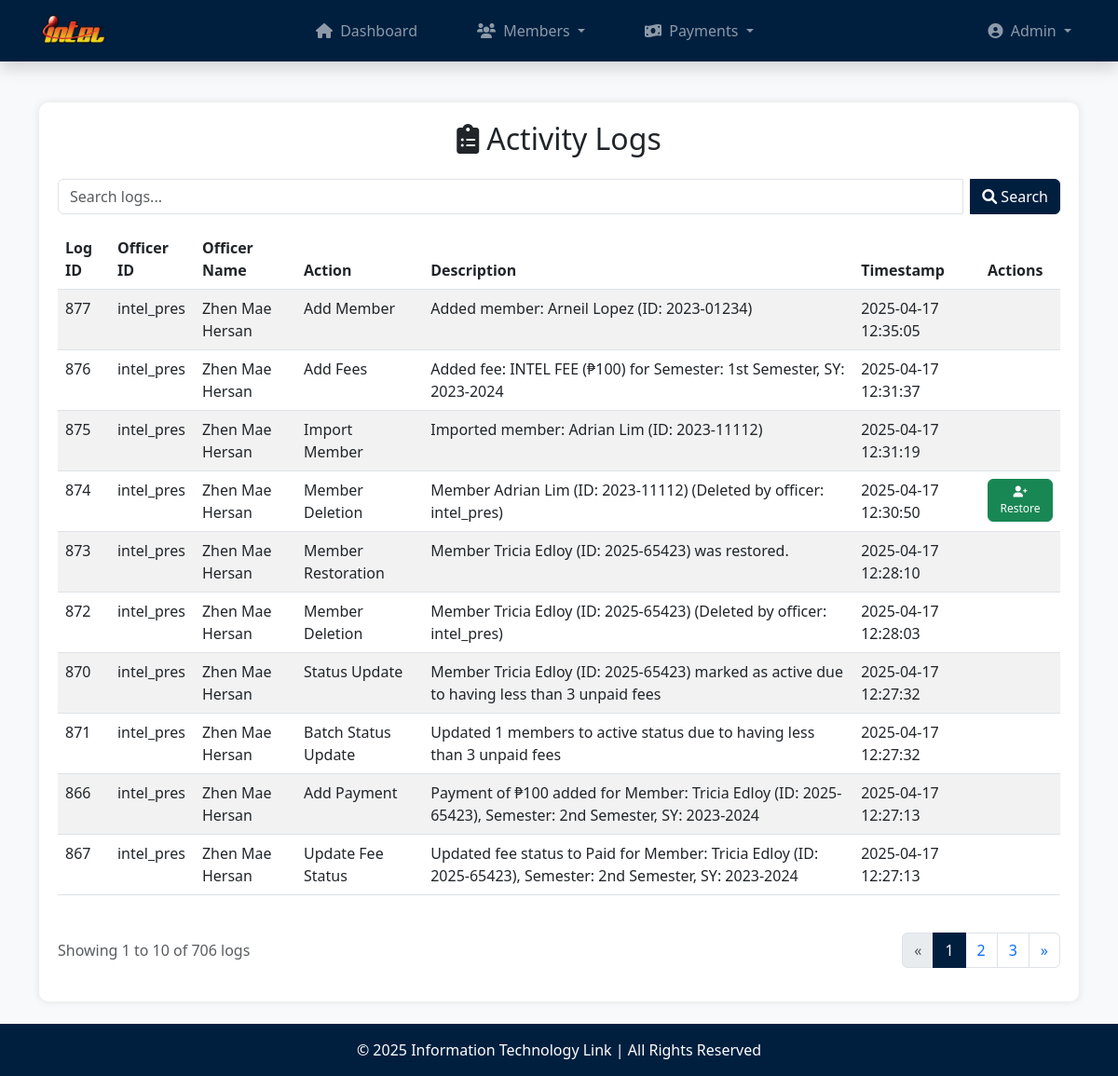
The app's page /activity_log.php (signed in) with its own data.
### tables this page shows
CREATE TABLE `activity_logs` (
  `log_id` int(11) NOT NULL,
  `officer_id` varchar(50) NOT NULL,
  `action` varchar(100) NOT NULL,
  `description` text DEFAULT NULL,
  `date` timestamp NOT NULL DEFAULT current_timestamp()
);

### activity_log.php (the view, shortened to what this page needs)
<?php
    require_once('database.php');
    $logs_per_page = 10;
    $page = isset($_GET['page']) ? (int)$_GET['page'] : 1;
    $offset = ($page - 1) * $logs_per_page;
    $search_query = isset($_GET['search']) ? trim($_GET['search']) : "";
    $search_sql = "";
    $query = "SELECT al.*, CONCAT(m.first_name, ' ', m.last_name) AS officer_name,
        CASE WHEN al.action = 'Member Deletion' THEN (
            SELECT member_data FROM deleted_members
            WHERE description IN (al.description, SUBSTRING_INDEX(al.description, ' (Deleted by', 1)) LIMIT 1
        ) ELSE NULL END AS member_data,
        CASE WHEN al.action = 'Member Deletion' THEN (
            SELECT fees_data FROM deleted_members
            WHERE description IN (al.description, SUBSTRING_INDEX(al.description, ' (Deleted by', 1)) LIMIT 1
        ) ELSE NULL END AS fees_data,
        CASE WHEN al.action = 'Member Deletion' THEN (
            SELECT payments_data FROM deleted_members
            WHERE description IN (al.description, SUBSTRING_INDEX(al.description, ' (Deleted by', 1)) LIMIT 1
        ) ELSE NULL END AS payments_data,
        CASE WHEN al.action = 'Member Deletion' THEN (
            SELECT receipts_data FROM deleted_members
            WHERE description IN (al.description, SUBSTRING_INDEX(al.description, ' (Deleted by', 1)) LIMIT 1
        ) ELSE NULL END AS receipts_data
        FROM activity_logs al
        LEFT JOIN officers o ON al.officer_id = o.officer_id
        LEFT JOIN members m ON o.member_id = m.member_id
        $search_sql
        ORDER BY al.date DESC
        LIMIT ?, ?";
    $stmt = $conn->prepare($query);
    if (!empty($search_query)) {
        $search_param = "%" . $search_query . "%";
        $stmt->bind_param("ssssii", $search_param, $search_param, $search_param, $search_param, $offset, $logs_per_page);
    } else {
        $stmt->bind_param("ii", $offset, $logs_per_page);
    }
    $stmt->execute();
    $result = $stmt->get_result();
    $count_query = "SELECT COUNT(*) AS count FROM activity_logs al
    LEFT JOIN officers o ON al.officer_id = o.officer_id
    LEFT JOIN members m ON o.member_id = m.member_id
    $search_sql";
    $total_logs_stmt = $conn->prepare($count_query);
    $total_logs_stmt->execute();
    $total_logs = $total_logs_stmt->get_result()->fetch_assoc()['count'];
    $total_pages = ceil($total_logs / $logs_per_page);
    $display_start = $offset + 1;
    $display_end = min($offset + $logs_per_page, $total_logs);
?>
<!DOCTYPE html>
<html lang="en">
<head>
    <link rel="stylesheet" href="https://cdn.jsdelivr.net/npm/bootstrap@5.3.0-alpha1/dist/css/bootstrap.min.css">
    <link rel="stylesheet" href="https://cdnjs.cloudflare.com/ajax/libs/font-awesome/6.0.0/css/all.min.css">
</head>
<body>
    <?php include('navbar.php'); ?>
    <main class="container my-4">
        <div class="table-container">
            <h2 class="text-center mb-4"><i class="fas fa-clipboard-list me-2"></i>Activity Logs</h2>
            <form method="GET" action="" class="mb-3">
                <div class="input-group">
                    <input type="text" class="form-control me-2" id="searchBar" name="search" placeholder="Search logs..." value="<?php echo htmlspecialchars($search_query); ?>">
                    <button type="submit" class="btn btn-navy"><i class="fas fa-search"></i> Search</button>
                </div>
            </form>
            <div class="table-responsive">
                <table class="table table-striped">
                    <thead>
                        <tr>
                            <th>Log ID</th>
                            <th>Officer ID</th>
                            <th>Officer Name</th>
                            <th>Action</th>
                            <th>Description</th>
                            <th>Timestamp</th>
                            <th>Actions</th>
                        </tr>
                    </thead>
                    <tbody id="logsTableBody">
                        <?php while ($log = $result->fetch_assoc()): ?>
                            <tr>
                                <td><?php echo htmlspecialchars($log['log_id']); ?></td>
                                <td><?php echo htmlspecialchars($log['officer_id']); ?></td>
                                <td><?php echo htmlspecialchars($log['officer_name'] ?? 'Unknown'); ?></td>
                                <td><?php echo htmlspecialchars($log['action']); ?></td>
                                <td><?php echo htmlspecialchars($log['description']); ?></td>
                                <td><?php echo htmlspecialchars($log['date']); ?></td>
                                <td>
                                    <?php if ($log['action'] == 'Member Deletion' && !empty($log['member_data'])): ?>
                                        <form method="POST" action="" onsubmit="return confirm('Are you sure you want to restore this member?');">
                                            <button type="submit" name="restore_member" class="btn btn-success btn-restore">
                                                <i class="fas fa-user-plus"></i> Restore
                                            </button>
                                        </form>
                                    <?php endif; ?>
                                </td>
                            </tr>
                        <?php endwhile; ?>
                    </tbody>
                </table>
            </div>
            <?php if ($total_pages > 1): ?>
                <div class="d-flex justify-content-between align-items-center mt-4">
                    <div>
                        <p class="text-muted">
                            Showing <?php echo $display_start; ?> to <?php echo $display_end; ?> of <?php echo $total_logs; ?> logs
                        </p>
                    </div>
                    <nav aria-label="Page navigation">
                        <ul class="pagination">
                            <li class="page-item <?php echo ($page <= 1) ? 'disabled' : ''; ?>">
                                <a class="page-link" href="?page=<?php echo $page - 1; ?><?php echo !empty($search_query) ? '&search='.urlencode($search_query) : ''; ?>" aria-label="Previous">
                                    <span aria-hidden="true">&laquo;</span>
                                </a>
                            </li>
                            <?php for ($i = max(1, $page - 2); $i <= min($page + 2, $total_pages); $i++): ?>
                                <li class="page-item <?php echo ($page == $i) ? 'active' : ''; ?>">
                                    <a class="page-link" href="?page=<?php echo $i; ?><?php echo !empty($search_query) ? '&search='.urlencode($search_query) : ''; ?>"><?php echo $i; ?></a>
                                </li>
                            <?php endfor; ?>
                            <li class="page-item <?php echo ($page >= $total_pages) ? 'disabled' : ''; ?>">
                                <a class="page-link" href="?page=<?php echo $page + 1; ?><?php echo !empty($search_query) ? '&search='.urlencode($search_query) : ''; ?>" aria-label="Next">
                                    <span aria-hidden="true">&raquo;</span>
                                </a>
                            </li>
                        </ul>
                    </nav>
                </div>
            <?php endif; ?>
        </div>
    </main>
    <?php include('footer.php'); ?>
</body>
</html>

### activity_log.php (style rules this page uses)
body { background-color: #f8f9fa; display: flex; flex-direction: column; min-height: 100vh; }
main { flex: 1; }
.btn-navy { background-color: #001f3f !important; border-color: #001f3f !important; color: #fff !important; }
.table-container { background-color: #ffffff; border-radius: 10px; box-shadow: 0 0 10px rgba(0,0,0,0.1); padding: 20px; margin-top: 20px; }
.pagination .page-item.active .page-link { background-color: #001f3f; border-color: #001f3f; }
.btn-restore { padding: 0.25rem 0.5rem; font-size: 0.75rem; }

### records on screen
activity_logs: log_id "877", officer "intel_pres", officer_name "Zhen Mae Hersan", action "Add Member", description "Added member: Arneil Lopez (ID: 2023-01234)", date "2025-04-17 12:35:05"
activity_logs: log_id "876", officer "intel_pres", officer_name "Zhen Mae Hersan", action "Add Fees", description "Added fee: INTEL FEE (₱100) for Semester: 1st Semester, SY: 2023-2024", date "2025-04-17 12:31:37"
activity_logs: log_id "875", officer "intel_pres", officer_name "Zhen Mae Hersan", action "Import Member", description "Imported member: Adrian Lim (ID: 2023-11112)", date "2025-04-17 12:31:19"
activity_logs: log_id "874", officer "intel_pres", officer_name "Zhen Mae Hersan", action "Member Deletion", description "Member Adrian Lim (ID: 2023-11112) (Deleted by officer: intel_pres)", date "2025-04-17 12:30:50"
activity_logs: log_id "873", officer "intel_pres", officer_name "Zhen Mae Hersan", action "Member Restoration", description "Member Tricia Edloy (ID: 2025-65423) was restored.", date "2025-04-17 12:28:10"
activity_logs: log_id "872", officer "intel_pres", officer_name "Zhen Mae Hersan", action "Member Deletion", description "Member Tricia Edloy (ID: 2025-65423) (Deleted by officer: intel_pres)", date "2025-04-17 12:28:03"
activity_logs: log_id "870", officer "intel_pres", officer_name "Zhen Mae Hersan", action "Status Update", description "Member Tricia Edloy (ID: 2025-65423) marked as active due to having less than 3 unpaid fees", date "2025-04-17 12:27:32"
activity_logs: log_id "871", officer "intel_pres", officer_name "Zhen Mae Hersan", action "Batch Status Update", description "Updated 1 members to active status due to having less than 3 unpaid fees", date "2025-04-17 12:27:32"
activity_logs: log_id "866", officer "intel_pres", officer_name "Zhen Mae Hersan", action "Add Payment", description "Payment of ₱100 added for Member: Tricia Edloy (ID: 2025-65423), Semester: 2nd Semester, SY: 2023-2024", date "2025-04-17 12:27:13"
activity_logs: log_id "867", officer "intel_pres", officer_name "Zhen Mae Hersan", action "Update Fee Status", description "Updated fee status to Paid for Member: Tricia Edloy (ID: 2025-65423), Semester: 2nd Semester, SY: 2023-2024", date "2025-04-17 12:27:13"

### other values on screen
$role_name "Admin"
$display_start "1"
$display_end "10"
$total_logs "706"
